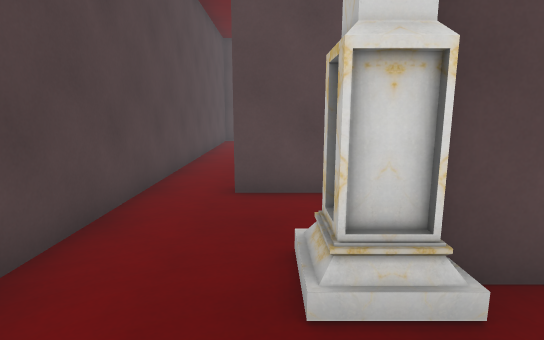
view 1 (above)

24 first-person views from a walk through a 3-D level made in the Unity game engine. The camera is 1.5 m above the floor, tilts 10° down and sees 80° across. The floor is counted in squares, 1 m on a side. Each view is taken from the middle of a square. On the plan, view 1 faces up. The plan holds only what a view shows up to about 15 squares ahead; the rest is blank. The player is left out. Some surface patterns are stand-ins.

view 2
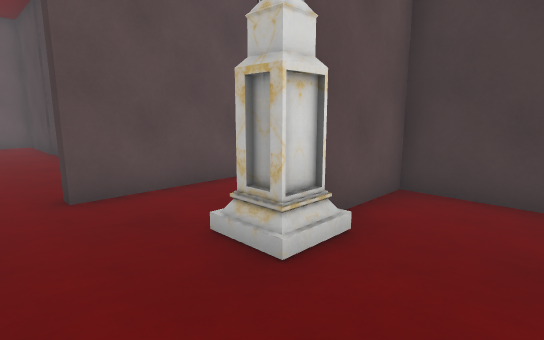

view 3
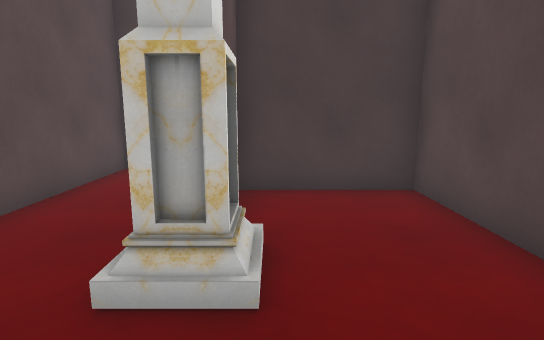

view 4
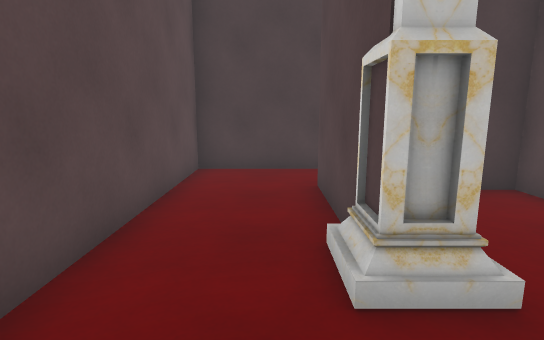

view 5
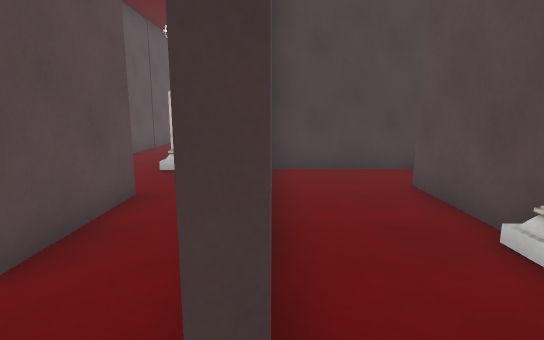

view 6
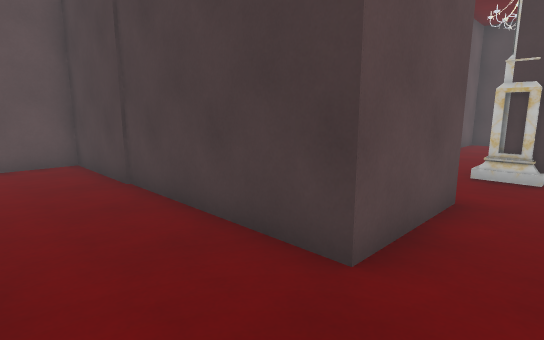

view 7
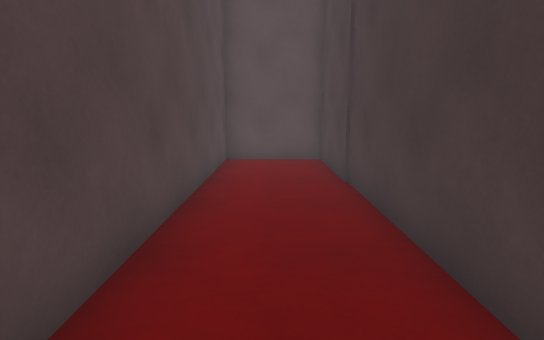

view 8
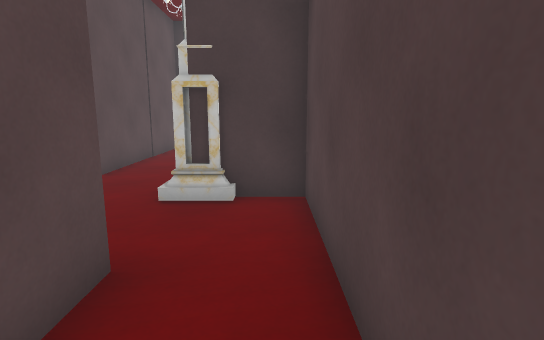

view 9
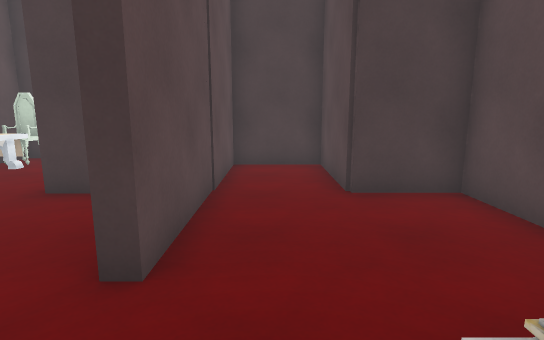

view 10
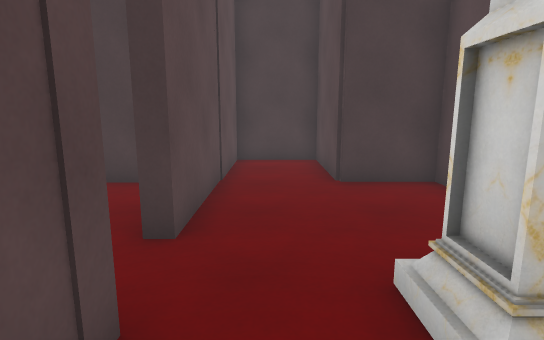

view 11
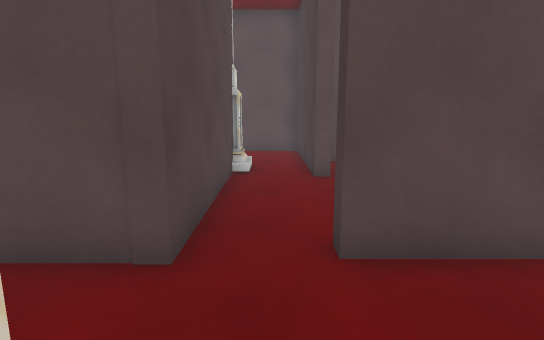

view 12
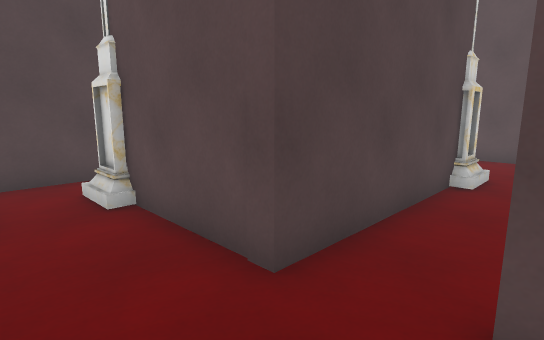

view 13
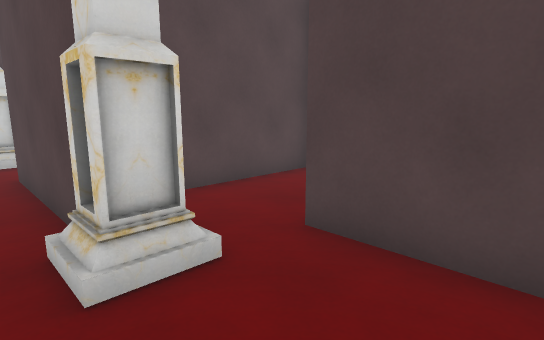

view 14
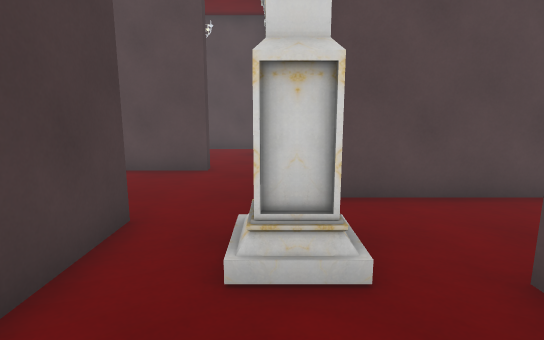

view 15
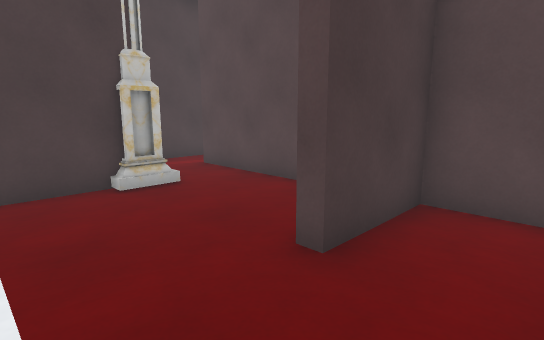

view 16
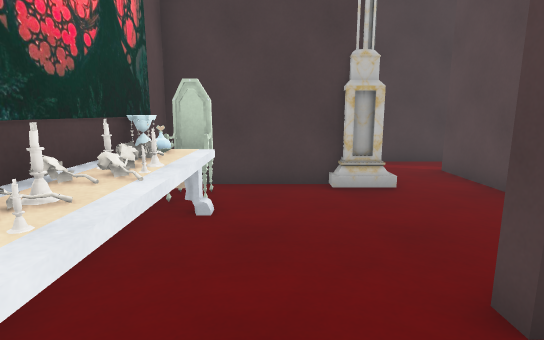

view 17
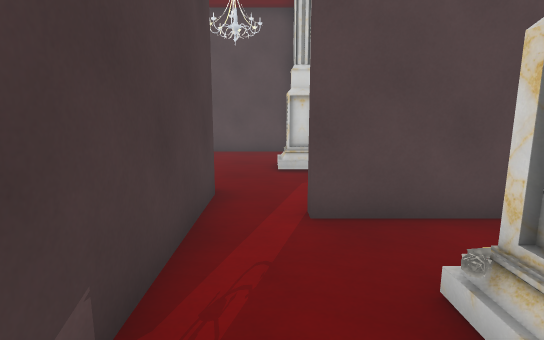

view 18
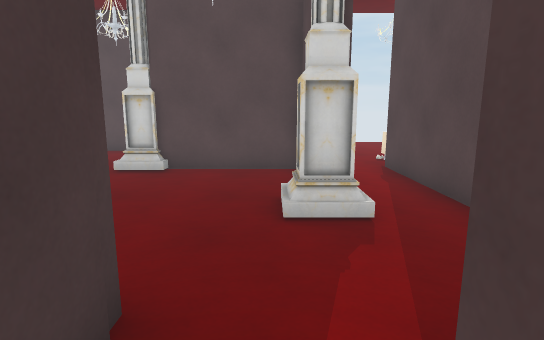

view 19
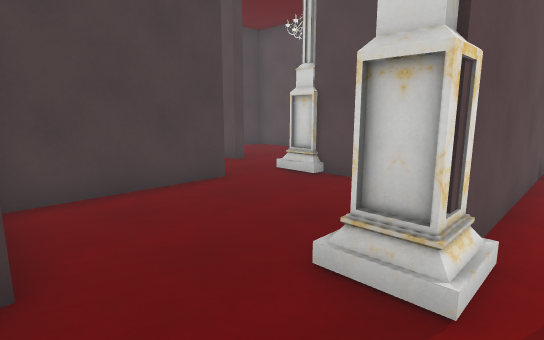

view 20
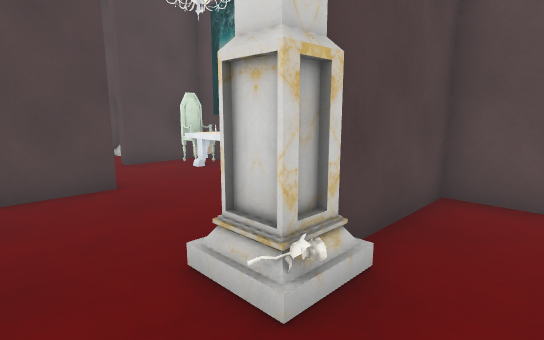

view 21
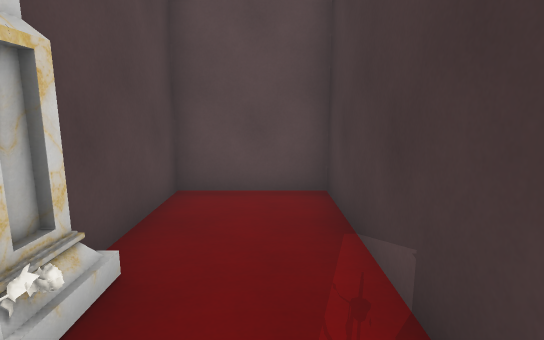

view 22
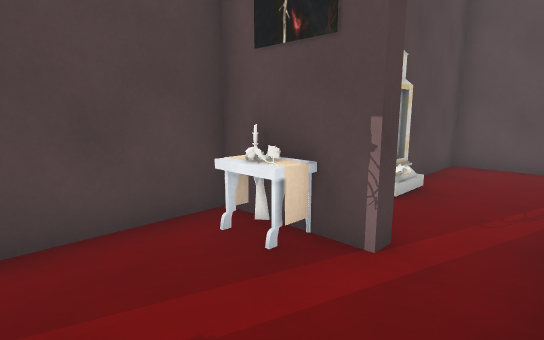

view 23
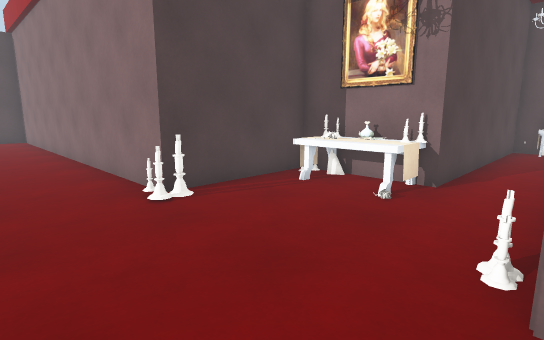

view 24
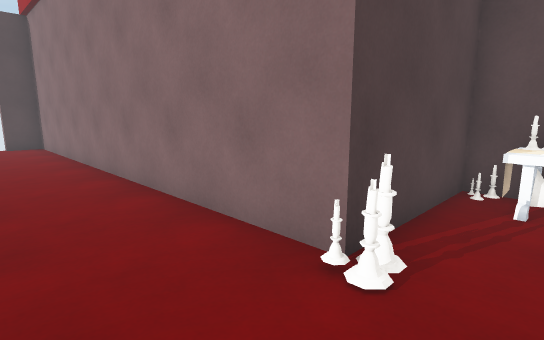

### Floor plan
Points are (right, up) in squares from view 1. A wall is a line through its corners. A room is listed if a view was taken in it or the views show most of it. See-through windows are left out.
Room 1 (views 1, 2, 3, 4)
walls: (1.4, 3) (4.8, 3); (1.1, -0.8) (4.3, -0.8) (4.3, 2.7) (1.4, 2.7); (-2.5, 5.5) (-2.5, 2.8); (6.7, 2.1) (6.7, 6) (-0.7, 6)
ways out: opening at (-1.5, 6) to room 2; opening at (6, 2.5)
objects: other object (1, 2) to (1, 3)
Room 2 (views 5, 6, 7, 8, 9, 10, 11, 12)
walls: (4, 8.5) (0.7, 8.5) (0.7, 17.5) (-2.5, 17.5) (-2.5, 5.5); (1.1, 10.4) (1.1, 9.5); (7, 11.1) (3.5, 11.1); (1.6, 6.4) (6.7, 6.4) (6.7, 7.5); (7.8, 6.4) (11.9, 6.4) (11.9, 8.6) (15.4, 8.6) (15.4, 11.1) (8.7, 11.1); (-0.7, 6) (-0.7, 6.5)
ways out: opening at (-1.5, 6) to room 1; opening at (8, 11) to room 6; opening at (2.5, 11)
objects: other object (7, 8) to (7, 9)
Room 3 (views 13, 14)
walls: (7, 16.5) (7, 15.5); (4.7, 19.9) (4.7, 17.2); (9, 15.6) (9, 20.9) (6.2, 20.9)
ways out: opening at (8, 16) to room 6
objects: other object (6, 16) to (7, 17)
Room 4 (views 15, 16, 17, 18, 19, 20, 21, 22)
walls: (16.8, 14.5) (16.8, 18.2) (15.4, 18.2); (11.9, 14.3) (12.3, 14.3) (12.3, 12.5); (10.6, 18.2) (9.4, 18.2); (14.6, 11.5) (18.4, 11.5) (18.4, 11.1) (15.8, 11.1) (15.8, 2.9); (9.4, 17.9) (9.4, 15.6); (20.1, 9.8) (20.1, 18.2) (17.2, 18.2) (17.2, 14.7); (18.2, 3.3) (21.5, 3.3); (23.2, 5.4) (23.2, 9.6); (17.8, 2.6) (17.8, 6.5)
ways out: opening at (17, 3) to room 5; opening at (10.5, 15) to room 6; opening at (22, 4)
objects: other object (11, 17); other object (12, 17); other object (12, 18); other object (13, 17); other object (13, 18); other object (14, 17); other object (14, 18); other object (15, 17); other object (15, 18); other object (17, 11); other object (17, 14); other object (18, 7); other object (22, 3) to (23, 3)
Room 5 (views 23, 24)
walls: (11.6, -1.2) (-2.5, -1.2) (-2.5, -2.5); (12.3, 3) (12.3, -0.6); (17.8, 0.6) (17.8, 2.6)
ways out: opening at (17, 3) to room 4
objects: other object (12, -1); other object (13, -1); other object (13, 2); other object (13, 3); other object (14, 2); other object (14, 3); other object (15, 2); other object (18, -1); other object (18, 0)
Room 6 (no view inside)
walls: (8.7, 11.1) (8.7, 11.5) (11.9, 11.5) (11.9, 14.3); (9.4, 15.6) (9, 15.6); (7, 15.5) (7, 11.1)
ways out: opening at (8, 11) to room 2; opening at (8, 16) to room 3; opening at (10.5, 15) to room 4

Positions as (right, up) in squares from view 1, and headings:
1: (0, 0), facing up
2: (-2, 0), facing up-right
3: (-2, 2), facing right
4: (-2, 4), facing right
5: (-2, 6), facing right
6: (-2, 7), facing up-right
7: (-1, 7), facing up
8: (1, 7), facing right
9: (6, 10), facing right
10: (5, 10), facing right
11: (8, 8), facing up
12: (9, 9), facing up-left
13: (8, 20), facing down-left
14: (7, 20), facing down
15: (10, 17), facing down-right
16: (10, 16), facing right
17: (19, 16), facing down
18: (19, 12), facing down
19: (17, 10), facing down-right
20: (19, 12), facing up-left
21: (19, 12), facing up
22: (20, 8), facing up-left
23: (18, -4), facing up-left
24: (14, -4), facing up-left
